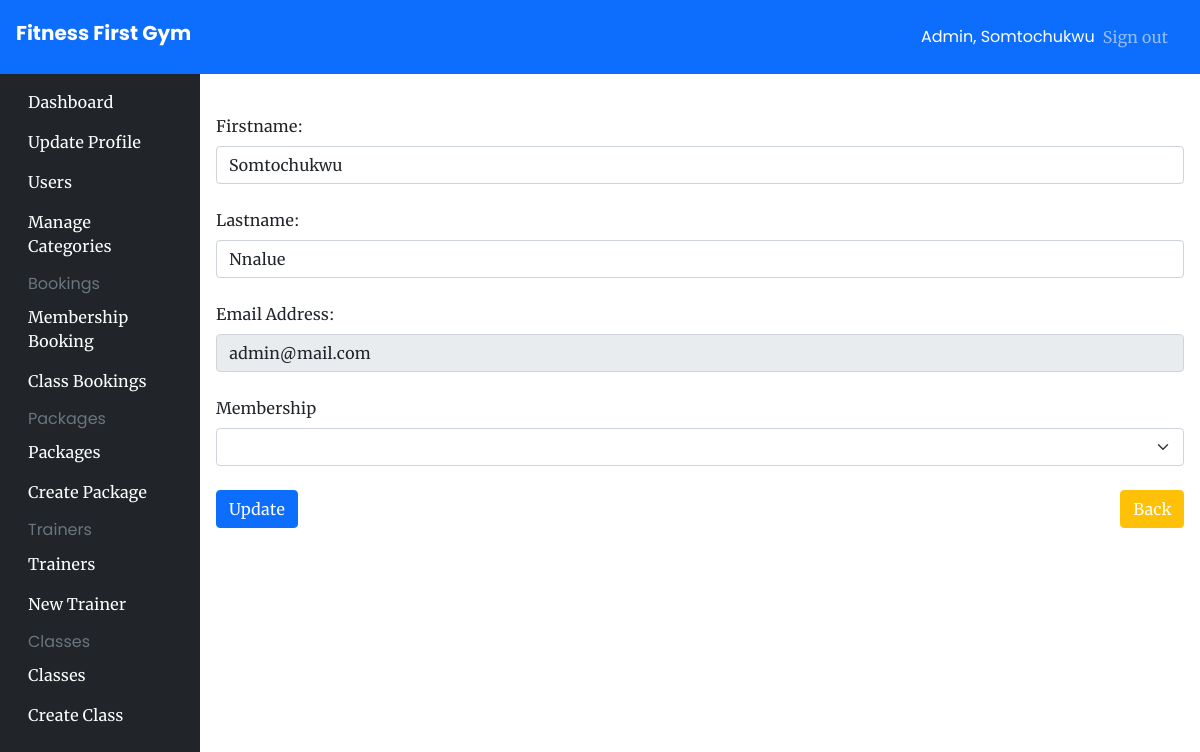
/user/edit/1 (signed in), run on the app's committed database.
### app/models/__init__.py (models this page shows, shortened)
class User(UserMixin, db.Model):
    id = db.Column(db.Integer, primary_key=True)
    firstname = db.Column(db.String(200), nullable=False)
    lastname = db.Column(db.String(200), nullable=True)
    email = db.Column(db.String(100), nullable=False, unique=True)
    password = db.Column(db.String(200), nullable=False)
    isAdmin = db.Column(db.Boolean(), default=False)
    createdAt = db.Column(db.DateTime, default=datetime.utcnow)
    payment_details = db.relationship('PaymentDetails', uselist=False, back_populates='user')
    membership = db.relation('Membership', uselist=False, back_populates='user')

### app/user_views.py (the view, shortened to what this page needs)
@app.route('/user/edit/<int:id>', methods=['GET', 'POST'])
@login_required
@authorize_request
def modify_user(id):
    user = User.query.get(id)
    memberships = Package.query.all()
    return render_template('pages/admin/users/edit.html', user=user, memberships=memberships)

### app/admin_views.py (called while the page is built)
def authorize_request(view_func):
   @wraps(view_func)
   def wrapped_view(*args, **kwargs):
      try:
         if current_user.isAdmin:
               return view_func(*args, **kwargs)
         else:
            flash('Unauthorized')
            return redirect('/')
      except Exception as error:
         return render_template('pages/error/500.html', error=error)
   return wrapped_view

### app/models/__init__.py (called while the page is built)
@login_manager.user_loader
def load_user(id):
    return User.query.get(id)

### app/templates/pages/admin/users/edit.html (shortened to what this page needs)
{% extends "components/admin_base.html" %}
{% block content %}
<form action="/user/edit/{{user.id}}" method="post">
    <div class="form-group my-4">
        <label for="subject" class="form-label">Firstname:</label>
        <input type="text" class="form-control" id="firstname" name="firstname" minlength="3" value="{{user.firstname}}"
            required />
    </div>
    <div class="form-group my-4">
        <label for="subject" class="form-label">Lastname:</label>
        <input type="text" class="form-control" id="lastname" name="lastname" minlength="3"
            value="{{user.lastname if user.lastname}}" required />
    </div>
    <div class="form-group my-4">
        <label for="subject" class="form-label">Email Address:</label>
        <input type="email" class="form-control" id="email" name="email" minlength="6" value="{{user.email}}" readonly />
    </div>
    <div class="col-12">
        <label for="inputEmail4" class="form-label">Membership</label>
        <select id="membership" name="membership"  class="form-select">
            <option selected value="{{user.membership.package.name}}">{{user.membership.package.name}}</option>
        </select>
    </div>
    <div class="form-group my-4 d-flex justify-content-between">
        <button class="btn btn-primary" type="submit">Update</button>
        <a class="btn btn-warning text-white" href="/users/all">Back</a>
    </div>
</form>
{% endblock content %}

### app/templates/components/admin_base.html (shortened to what this page needs)
<!DOCTYPE html>
<html lang="en">
<head>
    <link rel="stylesheet" href="{{url_for('static', filename='css/bootstrap.min.css')}}" />
    <link rel="stylesheet" href="{{url_for('static', filename='css/main.css')}}" />
</head>
<body class="relative">
    <main>
        <nav class="navbar navbar-dark sticky-top bg-primary flex-md-nowrap p-3">
            <a class="navbar-brand h2 col-sm-3 col-md-2 mr-0" href="/">Fitness First Gym</a>
            <div class="navbar-nav px-3">
                <div class="nav-item text-nowrap d-flex align-items-center">
                    <span class="text-white mx-2">Admin, {{current_user.firstname}}</span>
                    <a class="nav-link" href="/auth/logout">Sign out</a>
                </div>
            </div>
        </nav>
        <div>
            <div class="container-fluid">
                <div class="row">
                    {% include "components/admin_navbar.html" %}
                    <main role="main" class="relative col-md-9 ml-sm-auto col-lg-10 p-3">
                        {% block content %} {% endblock %}
                    </main>
                </div>
            </div>
        </div>
    </main>
</body>
</html>

### app/static/css/main.css (style rules this page uses)
body { font-family: 'Merriweather'; }
h1, h2, h3, h4 , h5 , h6, .h1, .h2, .h3, .h4 , .h5 , .h6 { font-family: 'PoppinsBold'; font-weight: 500; }
span, p { font-family: 'Poppins'; }

### data on the page
User: firstname "Somtochukwu", lastname "Nnalue", email "admin@mail.com"
